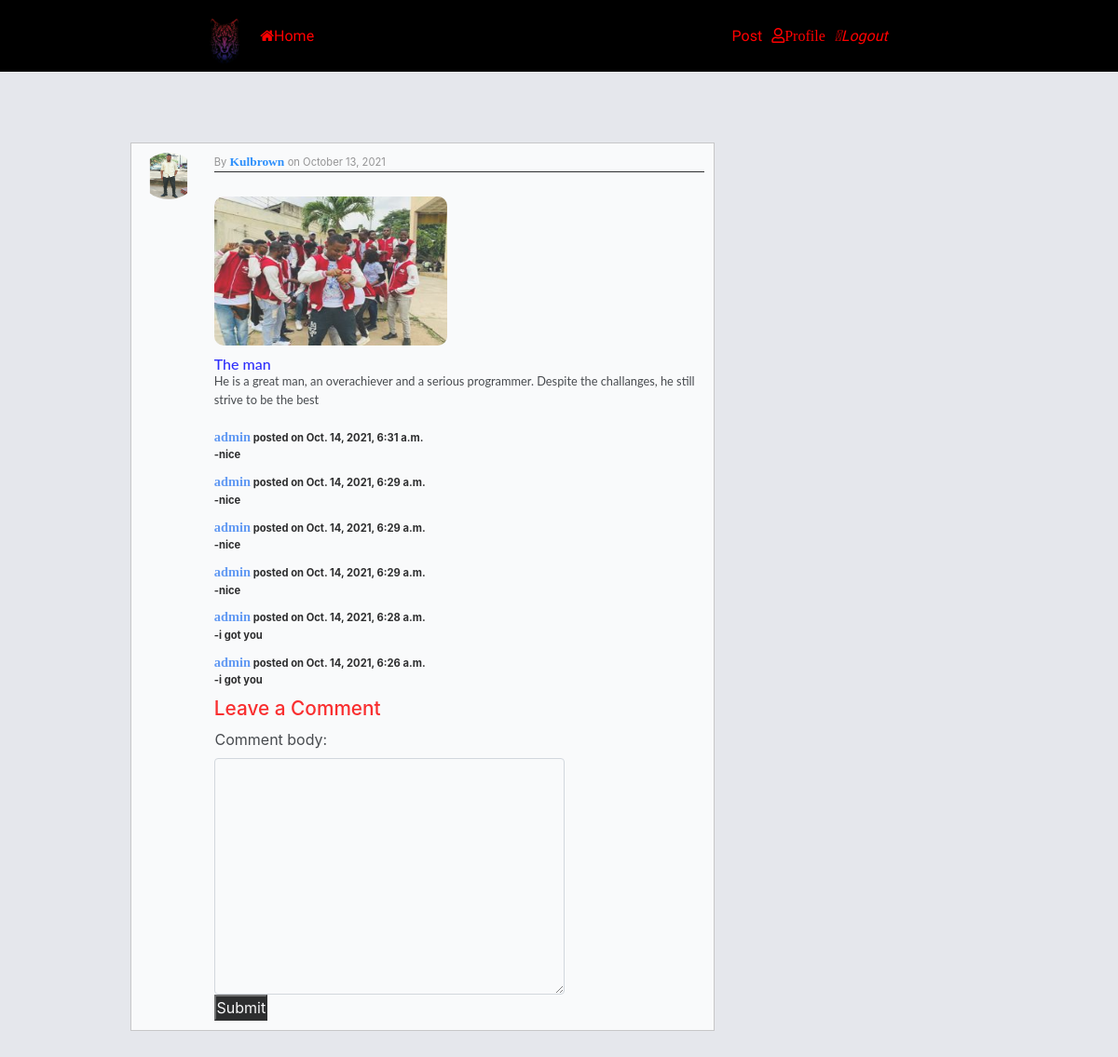
Screenshot of /posts/18/detail/ (signed in) with the database file from the repository.
### posts/models.py (models this page shows, shortened)
class postmode(models.Model):
    image = models.ImageField(upload_to='myApp/posts/media/')
    title = models.CharField(max_length=60)
    content = models.TextField()
    date_posted = models.DateTimeField(default=timezone.now)
    author = models.ForeignKey(User, on_delete=models.CASCADE)

class Comment(models.Model):
    post = models.ForeignKey(postmode, on_delete=models.CASCADE)
    commenter_name = models.CharField(max_length=200)
    comment_body = models.TextField()
    date_added = models.DateTimeField(auto_now_add=True)
    class Meta:
        ordering = ('-date_added',)

### users/models.py (models this page shows, shortened)
class Profile(models.Model):
     user = models.OneToOneField(User, on_delete=models.CASCADE)
     image = models.ImageField(default='default.jpg', upload_to='profile_pics')

### posts/views.py (the view, shortened to what this page needs)
# urls.py: path('<int:id>/detail/', views.detail_view.as_view(), name='post-detail'),
class detail_view(LoginRequiredMixin, DetailView):
    model = postmode
    template_name = "post_detail.html"
    def get_object(self, queryset=None):
        id = self.kwargs.get("id")
        return get_object_or_404(postmode, id=id)
    def get_context_data(self, **kwargs):
        context = super().get_context_data(**kwargs)
        id = self.kwargs["id"]
        form = CommentForm()
        post = get_object_or_404(postmode, id=id)
        comments = post.comment_set.all()
        context['post'] = post
        context['comments'] = comments
        context['form'] = form
        return context

### posts/forms.py
class CommentForm(forms.ModelForm):
    class Meta:
        model = Comment
        fields = ('comment_body',)
        widgets = {
            'comment_body': forms.Textarea(attrs={'class': 'form-control'}),
        }
    def __init__(self, *args, **kwargs):
        super(CommentForm, self).__init__(*args, **kwargs)
        self.fields['comment_body'].widget.attrs.update({
            'autocomplete': 'off'
        })

### posts/templates/post_detail.html (shortened to what this page needs)
{% extends "post_base.html" %}
{% load static %}
{% block content %}
    <div class="second1">
        <img  width="40px;" src="{{ object.author.profile.image.url}}">
       <div class="second">
           <p> By <span><a href="{% url 'user-post' object.author.username %}">{{ object.author}}</a>
           </span>on {{ object.date_posted|date:"F d, Y" }}</p>
           <div class="tion">
             <img style=" border-radius: 10px 10px;
                            height: 10rem;"     src="{{ object.image.url }}">
           </div>
           <h2>{{ object.title }}</h2>
        <div class="span1">{{ object.content }}</div>
           {% if comments %}
                {% for comment in comments %}
                 <div class="comment">
                   <p><span>{{comment.commenter_name}}</span> posted on {{ comment.date_added }}</p>
                   <div class="com">-{{ comment.comment_body }}</div>
                 </div>
                {% endfor %}
           {% endif %}
           <h4 style=" margin-left: 10px; color: red; font-size: 1.3rem;">
             Leave a Comment
           </h4>
           <div class="cont">
             <form action="." autocomplete="off" method="POST">{% csrf_token %}
                 {{ form }}
                 <input style="background-color: black; color: white;" type="submit" name="Submit">
             </form>
           </div>
       </div>
    </div>
{% endblock %}

### posts/templates/post_base.html (shortened to what this page needs)
{% load static %}
<!DOCTYPE html>
<html lang="en">
 <head>
     <link href="https://stackpath.bootstrapcdn.com/font-awesome/4.7.0/css/font-awesome.min.css"  rel="stylesheet">
    <link rel="stylesheet" href="https://stackpath.bootstrapcdn.com/bootstrap/4.1.3/css/bootstrap.min.css"
>
    <link rel="stylesheet" href="https://cdn.jsdelivr.net/npm/@fortawesome/fontawesome-free@5.15.4/css/fontawesome.min.css"
>
      <link rel="stylesheet" href="https://cdnjs.cloudflare.com/ajax/libs/font-awesome/5.14.0/css/all.min.css"/>
     <link rel="stylesheet" href="https://cdnjs.cloudflare.com/ajax/libs/font-awesome/4.7.0/css/font-awesome.min.css">
    <link rel="stylesheet" type="text/css" href="{% static 'posts/main.css' %}">
 </head>
  <body>
      <div style="background-color: black;">
         <header>
               <div id="header1">
                    <img  width="60px;" style="border-radius: 50%;" src="{% static 'posts/media/Blog.jpg'%}" alt="This is my Blog logo">
                 <ul class="nav2"   style="font-size: 1em;
                             position: relative;
                             top: 13%;
                             color: red;">
                     <li><a href="{% url 'post-home' %}"><i class="fa fa-home"></i>Home</a></li>
                 </ul>
               </div>
               <div class="log">
                   {% if user.is_authenticated %}
                   <div><a href="{% url 'post-create' %}">Post</a></div>
                   <div><a href="{% url 'user_profile' %}"><i class="far fa-user">Profile</i></a></div>
                      <div><a href="{% url 'user_logout' %}"><i class="fa-sign-out">Logout</i></a></div>
                   {% else %}
                     <div><a href="{% url 'user_login' %}"><i class="fa-sign-in">Login</i></a></div>
                   <div><a href="{% url 'user_register' %}"><i class="fas fa-registered">Register</i></a></div>
                   {% endif %}
               </div>
         </header>
      </div>
     <main>
       <div class="main">
             <div class="main1">
                <br>
             {% block content %}{% endblock %}
            </div>
       </div>
     </main>
     <footer class="footer">
     </footer>
  </body>
</html>

### posts/static/posts/main.css (style rules this page uses)
* { margin: 0; padding: 0; box-sizing: border-box; }
body { background: rgba(190, 197, 209, 0.4); }
main { height: 800px; max-width: 980px; width: 90%; margin: 0 auto; margin-bottom: 10%; }
header { width: 100%; display: flex; justify-content: space-around; align-items: center; margin-bottom: 25px; }
#header1 { display: flex; justify-content: space-between; align-items: center; }
#header1 img { display: inline-block; }
#header1 ul { display: inline-block; font-family: 'Ubuntu', sans-serif; display: flex; flex-wrap: no-wrap; justify-content: space-around; font-size: 1.3rem; }
ul li { list-style: none; margin-left: 0.5em; margin-top: 1em; }
#header1 ul li a { text-decoration: none; color: red; transition: color 500ms ease; }
.log { display: flex; flex-wrap: no-wrap; justify-content: space-between; padding: 10px; margin: 10px; align-items: center; margin: 1em; position: relative; top: 5%; }
.log a { font-family: 'Ubuntu', sans-serif; text-decoration: none; color: red; margin: 10px; margin-left: 0; font-size: 1em; transition: color 500ms ease; }
.main { position: relative; left: 30px; top: 27px; max-width: 980px; width: 80%; }
.main1 { height: 250px; position: relative; display: grid; }
.second1 { border: 1px solid silver; width: 80%; opacity: 0.8; margin-bottom: 20px; background: white; display: grid; grid-template-columns: 11% 89%; }
.second1 img { width: 60px; border-radius: 50%; height: 50px; margin: 10px; }
.second { margin: 10px; background: white; }
.second img { width: 250px; }
.second p { font-size: 0.7em; margin-left: 10px; color: grey; border-bottom: 1px solid black; }
.second h2 { margin: 10px; margin-top: 0; font-size: 1rem; color: blue; font-family: "lato", sans-serif; margin-bottom: 0; }
.second span { font-weight: bold; font-family: 'Caramel', cursive; font-size: 1.2em; color: red; margin-bottom: 0; }
.span1 { font-size: 0.8em; margin-left: 10px; font-family: "lato", sans-serif; margin-bottom: 20px; }
.comment span { font-weight: bold; font-family: 'Caramel', cursive; font-size: 0.9rem; color: #4287f5; margin-bottom: 0; margin: 0; border-bottom: none; }
.comment p { font-size: 0.7rem; margin-left: 10px; font-weight: bold; color: black; border-bottom: none; margin-bottom: 0; }
.com { font-size: 0.7rem; margin-left: 10px; font-weight: bold; color: black; margin-bottom: 10px; }
.cont { position: relative; left: 2%; width: 70%; }
.footer { height: 170px; width: 100%; display: inline-block; }
.tion { display: flex; flex-direction: column; }
.tion img { width: 250px; }

### rows the page displays
postmode: author.profile.image (picture), author "Kulbrown", date_posted "October 13, 2021", image (picture), title "The man", content "He is a great man, an overachiever and a serious programmer. Despite the challanges, he still strive to be the best"
Comment: commenter_name "admin", date_added "Oct. 14, 2021, 6:31 a.m.", comment_body "nice"
Comment: commenter_name "admin", date_added "Oct. 14, 2021, 6:29 a.m.", comment_body "nice"
Comment: commenter_name "admin", date_added "Oct. 14, 2021, 6:29 a.m.", comment_body "nice"
Comment: commenter_name "admin", date_added "Oct. 14, 2021, 6:29 a.m.", comment_body "nice"
Comment: commenter_name "admin", date_added "Oct. 14, 2021, 6:28 a.m.", comment_body "i got you"
Comment: commenter_name "admin", date_added "Oct. 14, 2021, 6:26 a.m.", comment_body "i got you"
